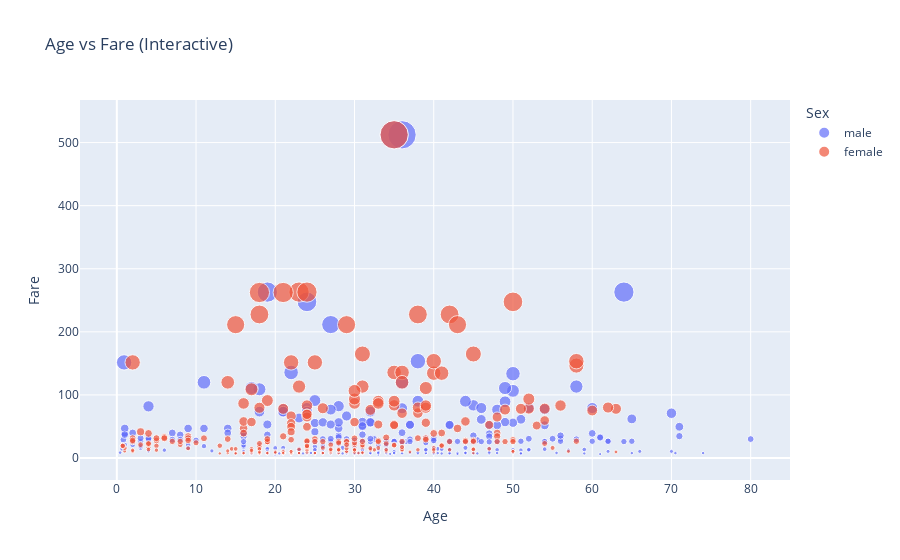

Notebook source saved alongside this figure:
### Markdown cell above
## Interactive Scatter Plot

### Code cell
fig = px.scatter(
    df,
    x='Age', y='Fare',
    color='Sex',  # color by gender
    size='Fare',  # size of bubbles represents fare amount
    hover_data=['Pclass', 'Embarked', 'Survived'],
    title="Age vs Fare (Interactive)"
)
fig.show()

### Figure 1 — Plotly figure (JSON) as saved in the notebook; plotly's stock layout.template omitted (floating-point values rounded to 4 significant figures; data arrays with more than 128 entries replaced by an {"elided": "..."} marker saying what was removed)
{"data": [{"customdata": {"elided": "577x3 mixed values"}, "hovertemplate": "Sex=male<br>Age=%{x}<br>Fare=%{marker.size}<br>Pclass=%{customdata[0]}<br>Embarked=%{customdata[1]}<br>Survived=%{customdata[2]}<extra></extra>", "legendgroup": "male", "marker": {"color": "#636efa", "size": {"elided": "577 float values"}, "sizemode": "area", "sizeref": 1.281, "symbol": "circle"}, "mode": "markers", "name": "male", "orientation": "v", "showlegend": true, "x": {"elided": "577 float values"}, "xaxis": "x", "y": {"elided": "577 float values"}, "yaxis": "y", "type": "scatter"}, {"customdata": {"elided": "314x3 mixed values"}, "hovertemplate": "Sex=female<br>Age=%{x}<br>Fare=%{marker.size}<br>Pclass=%{customdata[0]}<br>Embarked=%{customdata[1]}<br>Survived=%{customdata[2]}<extra></extra>", "legendgroup": "female", "marker": {"color": "#EF553B", "size": {"elided": "314 float values"}, "sizemode": "area", "sizeref": 1.281, "symbol": "circle"}, "mode": "markers", "name": "female", "orientation": "v", "showlegend": true, "x": {"elided": "314 float values"}, "xaxis": "x", "y": {"elided": "314 float values"}, "yaxis": "y", "type": "scatter"}], "layout": {"xaxis": {"anchor": "y", "domain": [0.0, 1.0], "title": {"text": "Age"}}, "yaxis": {"anchor": "x", "domain": [0.0, 1.0], "title": {"text": "Fare"}}, "legend": {"title": {"text": "Sex"}, "tracegroupgap": 0, "itemsizing": "constant"}, "title": {"text": "Age vs Fare (Interactive)"}}}
